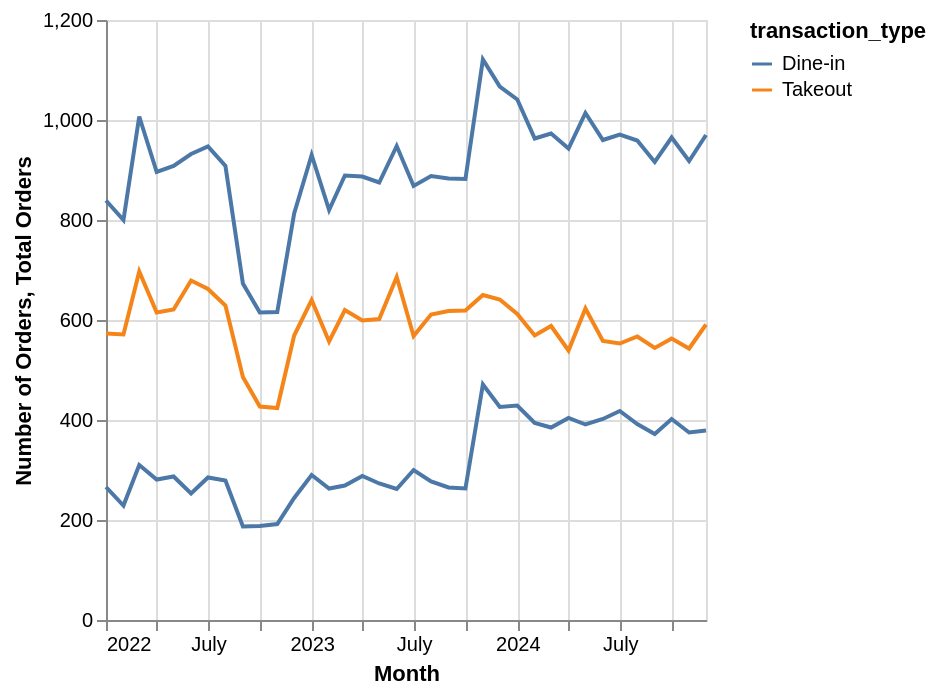

Write notebook code for a chart like this one.
### Code cell
import pandas as pd
import altair as alt

merged["date"] = pd.to_datetime(merged["date"])

merged["year_month"] = merged["date"].dt.to_period("M").dt.to_timestamp()

orderTypes_monthly = (
    merged.groupby(["transaction_type", "year_month"])
          .size()
          .reset_index(name="number_orders")
)

numberCustomersTotal = (
    merged.groupby("year_month")
          .size()
          .reset_index(name="order_count")
)

orderTypes_monthly_graph = alt.Chart(orderTypes_monthly).mark_line().encode(
    x = alt.X("year_month:T", title="Month"),
    y = alt.Y("number_orders", title="Number of Orders"),
    color="transaction_type"
)

numberCustomersTotal_graph = alt.Chart(numberCustomersTotal).mark_line().encode(
    x = alt.X("year_month:T", title="Month"),
    y = alt.Y("order_count", title="Total Orders")
)

final_graph = orderTypes_monthly_graph + numberCustomersTotal_graph
final_graph

### Figure 1 — Vega specification as saved in the notebook (floating-point values rounded to 4 significant figures)
{"$schema": "https://vega.github.io/schema/vega/v6.json", "data": [{"name": "source_0", "values": [{"transaction_type": "Dine-in", "year_month": "2022-01-01T00:00:00.000", "number_orders": 266}, {"transaction_type": "Dine-in", "year_month": "2022-02-01T00:00:00.000", "number_orders": 229}, {"transaction_type": "Dine-in", "year_month": "2022-03-01T00:00:00.000", "number_orders": 310}, {"transaction_type": "Dine-in", "year_month": "2022-04-01T00:00:00.000", "number_orders": 281}, {"transaction_type": "Dine-in", "year_month": "2022-05-01T00:00:00.000", "number_orders": 287}, {"transaction_type": "Dine-in", "year_month": "2022-06-01T00:00:00.000", "number_orders": 253}, {"transaction_type": "Dine-in", "year_month": "2022-07-01T00:00:00.000", "number_orders": 285}, {"transaction_type": "Dine-in", "year_month": "2022-08-01T00:00:00.000", "number_orders": 279}, {"transaction_type": "Dine-in", "year_month": "2022-09-01T00:00:00.000", "number_orders": 187}, {"transaction_type": "Dine-in", "year_month": "2022-10-01T00:00:00.000", "number_orders": 188}, {"transaction_type": "Dine-in", "year_month": "2022-11-01T00:00:00.000", "number_orders": 192}, {"transaction_type": "Dine-in", "year_month": "2022-12-01T00:00:00.000", "number_orders": 244}, {"transaction_type": "Dine-in", "year_month": "2023-01-01T00:00:00.000", "number_orders": 290}, {"transaction_type": "Dine-in", "year_month": "2023-02-01T00:00:00.000", "number_orders": 263}, {"transaction_type": "Dine-in", "year_month": "2023-03-01T00:00:00.000", "number_orders": 269}, {"transaction_type": "Dine-in", "year_month": "2023-04-01T00:00:00.000", "number_orders": 288}, {"transaction_type": "Dine-in", "year_month": "2023-05-01T00:00:00.000", "number_orders": 273}, {"transaction_type": "Dine-in", "year_month": "2023-06-01T00:00:00.000", "number_orders": 262}, {"transaction_type": "Dine-in", "year_month": "2023-07-01T00:00:00.000", "number_orders": 300}, {"transaction_type": "Dine-in", "year_month": "2023-08-01T00:00:00.000", "number_orders": 277}, {"transaction_type": "Dine-in", "year_month": "2023-09-01T00:00:00.000", "number_orders": 265}, {"transaction_type": "Dine-in", "year_month": "2023-10-01T00:00:00.000", "number_orders": 263}, {"transaction_type": "Dine-in", "year_month": "2023-11-01T00:00:00.000", "number_orders": 471}, {"transaction_type": "Dine-in", "year_month": "2023-12-01T00:00:00.000", "number_orders": 426}, {"transaction_type": "Dine-in", "year_month": "2024-01-01T00:00:00.000", "number_orders": 429}, {"transaction_type": "Dine-in", "year_month": "2024-02-01T00:00:00.000", "number_orders": 394}, {"transaction_type": "Dine-in", "year_month": "2024-03-01T00:00:00.000", "number_orders": 385}, {"transaction_type": "Dine-in", "year_month": "2024-04-01T00:00:00.000", "number_orders": 404}, {"transaction_type": "Dine-in", "year_month": "2024-05-01T00:00:00.000", "number_orders": 391}, {"transaction_type": "Dine-in", "year_month": "2024-06-01T00:00:00.000", "number_orders": 402}, {"transaction_type": "Dine-in", "year_month": "2024-07-01T00:00:00.000", "number_orders": 418}, {"transaction_type": "Dine-in", "year_month": "2024-08-01T00:00:00.000", "number_orders": 392}, {"transaction_type": "Dine-in", "year_month": "2024-09-01T00:00:00.000", "number_orders": 372}, {"transaction_type": "Dine-in", "year_month": "2024-10-01T00:00:00.000", "number_orders": 402}, {"transaction_type": "Dine-in", "year_month": "2024-11-01T00:00:00.000", "number_orders": 375}, {"transaction_type": "Dine-in", "year_month": "2024-12-01T00:00:00.000", "number_orders": 379}, {"transaction_type": "Takeout", "year_month": "2022-01-01T00:00:00.000", "number_orders": 573}, {"transaction_type": "Takeout", "year_month": "2022-02-01T00:00:00.000", "number_orders": 571}, {"transaction_type": "Takeout", "year_month": "2022-03-01T00:00:00.000", "number_orders": 697}, {"transaction_type": "Takeout", "year_month": "2022-04-01T00:00:00.000", "number_orders": 615}, {"transaction_type": "Takeout", "year_month": "2022-05-01T00:00:00.000", "number_orders": 621}, {"transaction_type": "Takeout", "year_month": "2022-06-01T00:00:00.000", "number_orders": 679}, {"transaction_type": "Takeout", "year_month": "2022-07-01T00:00:00.000", "number_orders": 662}, {"transaction_type": "Takeout", "year_month": "2022-08-01T00:00:00.000", "number_orders": 629}, {"transaction_type": "Takeout", "year_month": "2022-09-01T00:00:00.000", "number_orders": 486}, {"transaction_type": "Takeout", "year_month": "2022-10-01T00:00:00.000", "number_orders": 427}, {"transaction_type": "Takeout", "year_month": "2022-11-01T00:00:00.000", "number_orders": 424}, {"transaction_type": "Takeout", "year_month": "2022-12-01T00:00:00.000", "number_orders": 569}, {"transaction_type": "Takeout", "year_month": "2023-01-01T00:00:00.000", "number_orders": 640}, {"transaction_type": "Takeout", "year_month": "2023-02-01T00:00:00.000", "number_orders": 557}, {"transaction_type": "Takeout", "year_month": "2023-03-01T00:00:00.000", "number_orders": 620}, {"transaction_type": "Takeout", "year_month": "2023-04-01T00:00:00.000", "number_orders": 599}, {"transaction_type": "Takeout", "year_month": "2023-05-01T00:00:00.000", "number_orders": 602}, {"transaction_type": "Takeout", "year_month": "2023-06-01T00:00:00.000", "number_orders": 686}, {"transaction_type": "Takeout", "year_month": "2023-07-01T00:00:00.000", "number_orders": 568}, {"transaction_type": "Takeout", "year_month": "2023-08-01T00:00:00.000", "number_orders": 611}, {"transaction_type": "Takeout", "year_month": "2023-09-01T00:00:00.000", "number_orders": 618}, {"transaction_type": "Takeout", "year_month": "2023-10-01T00:00:00.000", "number_orders": 619}, {"transaction_type": "Takeout", "year_month": "2023-11-01T00:00:00.000", "number_orders": 650}, {"transaction_type": "Takeout", "year_month": "2023-12-01T00:00:00.000", "number_orders": 641}, {"transaction_type": "Takeout", "year_month": "2024-01-01T00:00:00.000", "number_orders": 612}, {"transaction_type": "Takeout", "year_month": "2024-02-01T00:00:00.000", "number_orders": 569}, {"transaction_type": "Takeout", "year_month": "2024-03-01T00:00:00.000", "number_orders": 588}, {"transaction_type": "Takeout", "year_month": "2024-04-01T00:00:00.000", "number_orders": 539}, {"transaction_type": "Takeout", "year_month": "2024-05-01T00:00:00.000", "number_orders": 623}, {"transaction_type": "Takeout", "year_month": "2024-06-01T00:00:00.000", "number_orders": 558}, {"transaction_type": "Takeout", "year_month": "2024-07-01T00:00:00.000", "number_orders": 553}, {"transaction_type": "Takeout", "year_month": "2024-08-01T00:00:00.000", "number_orders": 567}, {"transaction_type": "Takeout", "year_month": "2024-09-01T00:00:00.000", "number_orders": 544}, {"transaction_type": "Takeout", "year_month": "2024-10-01T00:00:00.000", "number_orders": 563}, {"transaction_type": "Takeout", "year_month": "2024-11-01T00:00:00.000", "number_orders": 543}, {"transaction_type": "Takeout", "year_month": "2024-12-01T00:00:00.000", "number_orders": 591}], "transform": [{"type": "formula", "expr": "toDate(datum['year_month'])", "as": "year_month"}]}, {"name": "source_1", "values": [{"order_count": 839, "year_month": "2022-01-01T00:00:00.000"}, {"order_count": 800, "year_month": "2022-02-01T00:00:00.000"}, {"order_count": 1007, "year_month": "2022-03-01T00:00:00.000"}, {"order_count": 896, "year_month": "2022-04-01T00:00:00.000"}, {"order_count": 908, "year_month": "2022-05-01T00:00:00.000"}, {"order_count": 932, "year_month": "2022-06-01T00:00:00.000"}, {"order_count": 947, "year_month": "2022-07-01T00:00:00.000"}, {"order_count": 908, "year_month": "2022-08-01T00:00:00.000"}, {"order_count": 673, "year_month": "2022-09-01T00:00:00.000"}, {"order_count": 615, "year_month": "2022-10-01T00:00:00.000"}, {"order_count": 616, "year_month": "2022-11-01T00:00:00.000"}, {"order_count": 813, "year_month": "2022-12-01T00:00:00.000"}, {"order_count": 930, "year_month": "2023-01-01T00:00:00.000"}, {"order_count": 820, "year_month": "2023-02-01T00:00:00.000"}, {"order_count": 889, "year_month": "2023-03-01T00:00:00.000"}, {"order_count": 887, "year_month": "2023-04-01T00:00:00.000"}, {"order_count": 875, "year_month": "2023-05-01T00:00:00.000"}, {"order_count": 948, "year_month": "2023-06-01T00:00:00.000"}, {"order_count": 868, "year_month": "2023-07-01T00:00:00.000"}, {"order_count": 888, "year_month": "2023-08-01T00:00:00.000"}, {"order_count": 883, "year_month": "2023-09-01T00:00:00.000"}, {"order_count": 882, "year_month": "2023-10-01T00:00:00.000"}, {"order_count": 1121, "year_month": "2023-11-01T00:00:00.000"}, {"order_count": 1067, "year_month": "2023-12-01T00:00:00.000"}, {"order_count": 1041, "year_month": "2024-01-01T00:00:00.000"}, {"order_count": 963, "year_month": "2024-02-01T00:00:00.000"}, {"order_count": 973, "year_month": "2024-03-01T00:00:00.000"}, {"order_count": 943, "year_month": "2024-04-01T00:00:00.000"}, {"order_count": 1014, "year_month": "2024-05-01T00:00:00.000"}, {"order_count": 960, "year_month": "2024-06-01T00:00:00.000"}, {"order_count": 971, "year_month": "2024-07-01T00:00:00.000"}, {"order_count": 959, "year_month": "2024-08-01T00:00:00.000"}, {"order_count": 916, "year_month": "2024-09-01T00:00:00.000"}, {"order_count": 965, "year_month": "2024-10-01T00:00:00.000"}, {"order_count": 918, "year_month": "2024-11-01T00:00:00.000"}, {"order_count": 970, "year_month": "2024-12-01T00:00:00.000"}], "transform": [{"type": "formula", "expr": "toDate(datum['year_month'])", "as": "year_month"}]}, {"name": "source_0_color_domain_transaction_type", "values": [{"transaction_type": "Dine-in"}, {"transaction_type": "Takeout"}]}], "marks": [{"type": "group", "name": "layer_0_pathgroup", "from": {"facet": {"data": "source_0", "name": "faceted_path_layer_0_main", "groupby": ["transaction_type"]}}, "encode": {"update": {"height": {"field": {"signal": null, "datum": null, "group": "height", "parent": null}}, "width": {"field": {"signal": null, "datum": null, "group": "width", "parent": null}}}}, "marks": [{"type": "line", "name": "layer_0_marks", "from": {"data": "faceted_path_layer_0_main"}, "sort": {"field": "x"}, "encode": {"update": {"defined": {"signal": "isValid(datum[\"year_month\"]) && isFinite(+datum[\"year_month\"]) && isValid(datum[\"number_orders\"]) && isFinite(+datum[\"number_orders\"])"}, "stroke": {"field": "transaction_type", "scale": "color"}, "y": {"field": "number_orders", "scale": "y"}, "x": {"field": "year_month", "scale": "x"}}}, "style": ["line"]}]}, {"type": "line", "name": "layer_1_marks", "from": {"data": "source_1"}, "sort": {"field": "x"}, "encode": {"update": {"y": {"field": "order_count", "scale": "y"}, "defined": {"signal": "isValid(datum[\"year_month\"]) && isFinite(+datum[\"year_month\"]) && isValid(datum[\"order_count\"]) && isFinite(+datum[\"order_count\"])"}, "stroke": {"value": "#4c78a8"}, "x": {"field": "year_month", "scale": "x"}}}, "style": ["line"]}], "scales": [{"name": "x", "type": "time", "domain": {"fields": [{"data": "source_0", "field": "year_month"}, {"data": "source_1", "field": "year_month"}]}, "range": [0, {"signal": "width"}]}, {"name": "y", "type": "linear", "domain": {"fields": [{"data": "source_0", "field": "number_orders"}, {"data": "source_1", "field": "order_count"}]}, "range": [{"signal": "height"}, 0], "nice": true, "zero": true}, {"name": "color", "type": "ordinal", "domain": {"data": "source_0_color_domain_transaction_type", "field": "transaction_type", "sort": true}, "range": "category"}], "axes": [{"scale": "x", "zindex": 0, "grid": true, "maxExtent": 0, "aria": false, "orient": "bottom", "domain": false, "labels": false, "gridScale": "y", "minExtent": 0, "tickCount": {"signal": "ceil(width/40)"}, "ticks": false}, {"scale": "y", "domain": false, "minExtent": 0, "aria": false, "maxExtent": 0, "gridScale": "x", "zindex": 0, "labels": false, "tickCount": {"signal": "ceil(height/40)"}, "ticks": false, "orient": "left", "grid": true}, {"scale": "x", "labelOverlap": true, "tickCount": {"signal": "ceil(width/40)"}, "zindex": 0, "orient": "bottom", "grid": false, "title": "Month", "labelFlush": true}, {"scale": "y", "zindex": 0, "orient": "left", "title": "Number of Orders, Total Orders", "tickCount": {"signal": "ceil(height/40)"}, "grid": false, "labelOverlap": true}], "height": 300, "padding": 5, "style": "cell", "width": 300, "background": "white", "legends": [{"stroke": "color", "symbolType": "stroke", "title": "transaction_type"}]}
